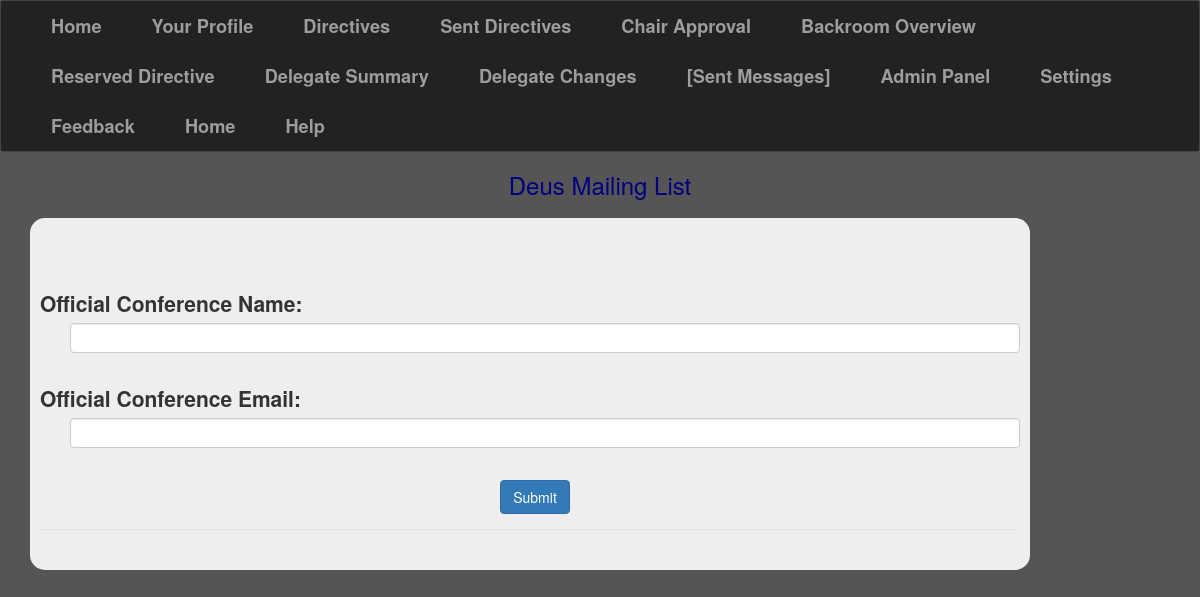
Page /Coding/SalesWebsite/mailingList.php on the committed database.
### tables this page shows
CREATE TABLE IF NOT EXISTS `NavBar` (
  `ID` int(11) NOT NULL,
  `Name` varchar(20) NOT NULL,
  `URL` varchar(255) NOT NULL,
  `Privacy` int(11) NOT NULL
);

### Coding/SalesWebsite/mailingList.php (the view, shortened to what this page needs)
<!DOCTYPE html>
<html>
<head>
    <link rel="stylesheet" href="https://maxcdn.bootstrapcdn.com/bootstrap/3.3.6/css/bootstrap.min.css">
    <link href="stylesheet.css" type ="text/css" rel ="stylesheet" />
    <title>Deus Mailing List</title><?php
        $con = mysqli_connect("localhost", "d5g9x9d8_user","1qwerty1","d5g9x9d8_test") or die(mysql_error());
        ?>
        </head>
<body style="background-image:url( <?php
$result = $con->query("SELECT * FROM `GlobalVariables` WHERE `VariableName` = 'backgroundImage'");
while($row = $result->fetch_assoc()) {
    echo $row['VariableValue'];
}
?>); background-position:0% 50px;background-repeat: repeat">
<?
function createNavBar(){
    $con = mysqli_connect("localhost", "d5g9x9d8_user","1qwerty1","d5g9x9d8_test") or die(mysql_error());
    $navBarResult = $con->query("SELECT * FROM `NavBar` ORDER BY ID ASC");
    echo' 	<nav class="navbar navbar-inverse">
			 <div class="container-fluid navbar-inverse">
		      <ul class="nav navbar-nav navbar-right navbar-inverse">';
    while($row = $navBarResult->fetch_assoc()) {
        echo' <li id="'.$row["Name"].'"><a style="font-size:1.3em; font-weight:bold;" href="'.$row['URL'].'">'.$row['Name'].'';
        echo "</a>
			</li>";
    }
    echo "</ul></div></nav>";
}
createNavBar();
?>
<h3> Deus Mailing List</h3>
<div class = "googleForm col-sm-10">
    <form method="POST" action="mailingListAcceptance.php" role="form" `class="form-horizontal">
        <legend><span class="googleFormSpan"></span>
            <br><br>
            <div class="form-group">
                <label class=" control-label" for="description">Official Conference Name:</label>
                <div style="padding-left: 30px">
                    <textarea class="form-control" id="description" name="name" style="height: 30px;"></textarea>
                </div><br>
                <label class=" control-label" for="description">Official Conference Email:</label>
                <div style="padding-left: 30px">
                    <textarea class="form-control" id="description" name="email" style="height: 30px;"></textarea>
                </div><br>
                <div class="wrapper"><button type="submit" id="singlebutton" name="submit" class="btn btn-primary ">Submit</button></div>
            </div>
        </legend>
    </form>
</div>
</body>
</html>

### Coding/SalesWebsite/stylesheet.css (style rules this page uses)
.wrapper { text-align: center; }
body { background-color: #555; }
.navbar { background-color: #ccc; border-color: #444; }
h3 { text-align: center; color: #000080; }
textarea { resize: none }
div li { float: left; margin-left: 40px; }
ul>li { float: left; display: default; margin-left: 20px; }
a { text-family: Helvetica, sans-serif; font-size: 1em; }
.googleForm { background-color: #eee; border-radius: 15px; margin-left: 30px; margin-right: 30px; padding-left: 10px; padding-right: 10px; padding-top: 10px; padding-bottom: 20px; margin-bottom: 20px; }
.btn { margin-left: 10px; }

### rows in the picture
navbar: Name "Home"
navbar: Name "Your Profile"
navbar: Name "Directives"
navbar: Name "Sent Directives"
navbar: Name "Chair Approval"
navbar: Name "Backroom Overview"
navbar: Name "Reserved Directive"
navbar: Name "Delegate Summary"
navbar: Name "Delegate Changes"
navbar: Name "[Sent Messages]"
navbar: Name "Admin Panel"
navbar: Name "Settings"
navbar: Name "Feedback"
navbar: Name "Home"
navbar: Name "Help"
